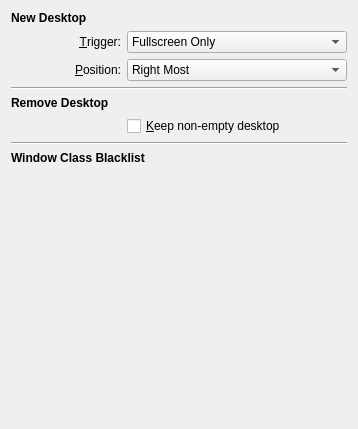
<?xml version="1.0" encoding="UTF-8"?>
<ui version="4.0">
 <class>Form</class>
 <widget class="QWidget" name="Form">
  <property name="geometry">
   <rect>
    <x>0</x>
    <y>0</y>
    <width>358</width>
    <height>429</height>
   </rect>
  </property>
  <property name="sizePolicy">
   <sizepolicy hsizetype="Preferred" vsizetype="MinimumExpanding">
    <horstretch>0</horstretch>
    <verstretch>0</verstretch>
   </sizepolicy>
  </property>
  <property name="windowTitle">
   <string>Form</string>
  </property>
  <layout class="QGridLayout" name="gridLayout" columnstretch="1,2">
   <item row="2" column="0">
    <widget class="QLabel" name="label_3">
     <property name="sizePolicy">
      <sizepolicy hsizetype="Preferred" vsizetype="Fixed">
       <horstretch>0</horstretch>
       <verstretch>0</verstretch>
      </sizepolicy>
     </property>
     <property name="text">
      <string>&amp;Position:</string>
     </property>
     <property name="alignment">
      <set>Qt::AlignRight|Qt::AlignTrailing|Qt::AlignVCenter</set>
     </property>
     <property name="buddy">
      <cstring>kcfg_newDesktopPosition</cstring>
     </property>
    </widget>
   </item>
   <item row="5" column="1">
    <widget class="QCheckBox" name="kcfg_keepNonEmptyDesktop">
     <property name="text">
      <string>&amp;Keep non-empty desktop</string>
     </property>
    </widget>
   </item>
   <item row="4" column="0" colspan="2">
    <widget class="QLabel" name="label_4">
     <property name="sizePolicy">
      <sizepolicy hsizetype="Preferred" vsizetype="Fixed">
       <horstretch>0</horstretch>
       <verstretch>0</verstretch>
      </sizepolicy>
     </property>
     <property name="font">
      <font>
       <weight>75</weight>
       <bold>true</bold>
      </font>
     </property>
     <property name="text">
      <string>Remove Desktop</string>
     </property>
    </widget>
   </item>
   <item row="6" column="0" colspan="2">
    <widget class="Line" name="line_2">
     <property name="orientation">
      <enum>Qt::Horizontal</enum>
     </property>
    </widget>
   </item>
   <item row="8" column="0" colspan="2">
    <widget class="KEditListWidget" name="kcfg_blockWMClass">
     <property name="buttons">
      <set>KEditListWidget::Add|KEditListWidget::Remove</set>
     </property>
    </widget>
   </item>
   <item row="3" column="0" colspan="2">
    <widget class="Line" name="line">
     <property name="orientation">
      <enum>Qt::Horizontal</enum>
     </property>
    </widget>
   </item>
   <item row="2" column="1">
    <widget class="QComboBox" name="kcfg_newDesktopPosition">
     <item>
      <property name="text">
       <string>Right Most</string>
      </property>
     </item>
     <item>
      <property name="text">
       <string>Next To Current</string>
      </property>
     </item>
     <item>
      <property name="text">
       <string>Next To App</string>
      </property>
     </item>
    </widget>
   </item>
   <item row="0" column="0" colspan="2">
    <widget class="QLabel" name="label_2">
     <property name="sizePolicy">
      <sizepolicy hsizetype="Preferred" vsizetype="Fixed">
       <horstretch>0</horstretch>
       <verstretch>0</verstretch>
      </sizepolicy>
     </property>
     <property name="font">
      <font>
       <weight>75</weight>
       <bold>true</bold>
      </font>
     </property>
     <property name="text">
      <string>New Desktop</string>
     </property>
    </widget>
   </item>
   <item row="1" column="0">
    <widget class="QLabel" name="label">
     <property name="sizePolicy">
      <sizepolicy hsizetype="Preferred" vsizetype="Fixed">
       <horstretch>0</horstretch>
       <verstretch>0</verstretch>
      </sizepolicy>
     </property>
     <property name="text">
      <string>&amp;Trigger:</string>
     </property>
     <property name="alignment">
      <set>Qt::AlignRight|Qt::AlignTrailing|Qt::AlignVCenter</set>
     </property>
     <property name="buddy">
      <cstring>kcfg_trigger</cstring>
     </property>
    </widget>
   </item>
   <item row="1" column="1">
    <widget class="QComboBox" name="kcfg_trigger">
     <item>
      <property name="text">
       <string>Fullscreen Only</string>
      </property>
     </item>
     <item>
      <property name="text">
       <string>Maximize Only</string>
      </property>
     </item>
     <item>
      <property name="text">
       <string>Fullscreen And Maximize</string>
      </property>
     </item>
    </widget>
   </item>
   <item row="7" column="0" colspan="2">
    <widget class="QLabel" name="label_5">
     <property name="sizePolicy">
      <sizepolicy hsizetype="Preferred" vsizetype="Fixed">
       <horstretch>0</horstretch>
       <verstretch>0</verstretch>
      </sizepolicy>
     </property>
     <property name="font">
      <font>
       <weight>75</weight>
       <bold>true</bold>
      </font>
     </property>
     <property name="text">
      <string>Window Class Blacklist</string>
     </property>
    </widget>
   </item>
   <item row="5" column="0">
    <spacer name="horizontalSpacer">
     <property name="orientation">
      <enum>Qt::Horizontal</enum>
     </property>
     <property name="sizeHint" stdset="0">
      <size>
       <width>40</width>
       <height>20</height>
      </size>
     </property>
    </spacer>
   </item>
  </layout>
 </widget>
 <customwidgets>
  <customwidget>
   <class>KEditListWidget</class>
   <extends>QWidget</extends>
   <header>keditlistwidget.h</header>
  </customwidget>
 </customwidgets>
 <tabstops>
  <tabstop>kcfg_trigger</tabstop>
  <tabstop>kcfg_newDesktopPosition</tabstop>
  <tabstop>kcfg_keepNonEmptyDesktop</tabstop>
 </tabstops>
 <resources/>
 <connections/>
</ui>
